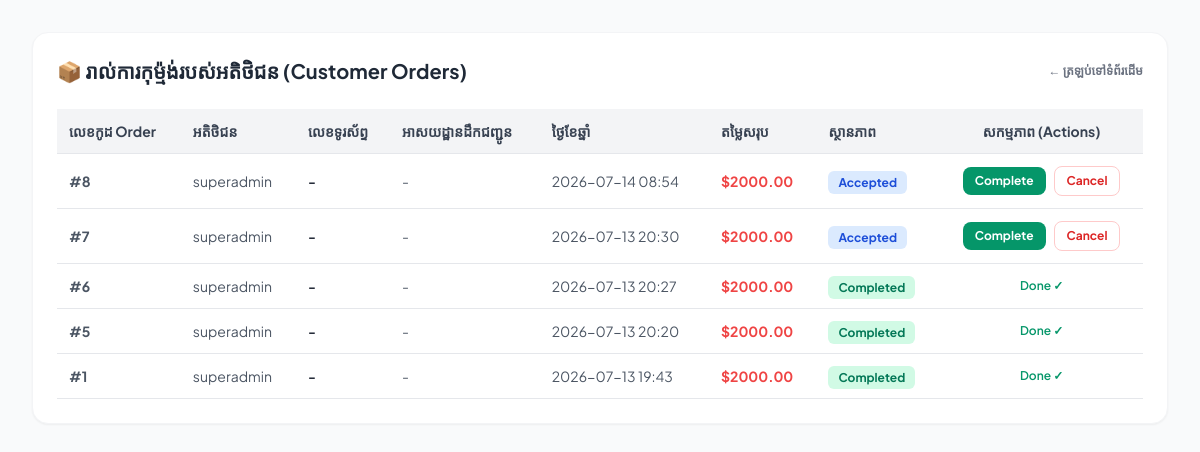
Page /admin-dashboard/orders/ (signed in) on the earlier database version.
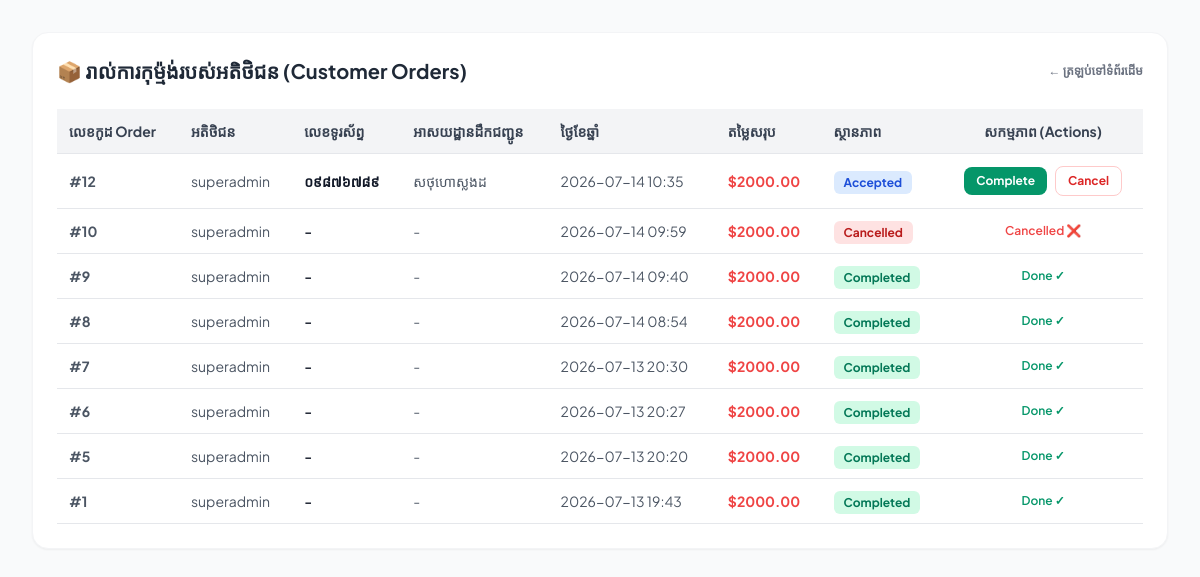
Same page on the later database version.
### adminsystem/models.py (models this page shows, shortened)
class Order(models.Model):
    STATUS_CHOICES = (
        ('Pending', 'Pending'),
        ('Accepted', 'Accepted'),
        ('Completed', 'Completed'),
        ('Cancelled', 'Cancelled'),
    )
    user = models.ForeignKey(User, on_delete=models.CASCADE, null=True, blank=True)
    total_price = models.DecimalField(max_digits=10, decimal_places=2, default=0.00)
    status = models.CharField(max_length=20, choices=STATUS_CHOICES, default='Pending')
    created_at = models.DateTimeField(auto_now_add=True)
    phone = models.CharField(max_length=20, blank=True, null=True)
    address = models.TextField(blank=True, null=True)

### adminsystem/views.py (the view)
# urls.py: path('admin-dashboard/orders/', views.admin_orders_view, name='admin_orders'),
@login_required(login_url='login')
def admin_orders_view(request):
    if not request.user.is_superuser:
        messages.error(request, "អ្នកគ្មានសិទ្ធិចូលមើលទំព័រនេះទេ!")
        return redirect('index')
    all_orders = Order.objects.all().order_by('-created_at')
    return render(request, 'admin_orders.html', {
        'orders': all_orders
    })

### adminsystem/views.py (called while the page is built)
def active_orders_count(request):
    if request.user.is_authenticated:
        count = Order.objects.filter(
            user=request.user,
            status__in=['Pending', 'Accepted']
        ).count()
        return {'active_orders_count': count}
    return {'active_orders_count': 0}

### adminsystem/templates/admin_orders.html (shortened to what the changed rows need)
<!DOCTYPE html>
<html lang="en">
<head>
    <script src="https://cdn.tailwindcss.com"></script>
</head>
<body class="bg-gray-50 p-8">
    <div class="max-w-7xl mx-auto bg-white p-6 rounded-2xl shadow-sm border border-gray-100">
        <div class="overflow-x-auto">
            <table class="w-full text-left border-collapse min-w-[900px]">
                <thead>
                    <tr class="bg-gray-100 text-gray-700 text-sm font-bold">
                        <th class="p-3 border-b border-gray-200">លេខកូដ Order</th>
                        <th class="p-3 border-b border-gray-200">អតិថិជន</th>
                        <th class="p-3 border-b border-gray-200">លេខទូរស័ព្ទ</th>
                        <th class="p-3 border-b border-gray-200">អាសយដ្ឋានដឹកជញ្ជូន</th>
                        <th class="p-3 border-b border-gray-200">ថ្ងៃខែឆ្នាំ</th>
                        <th class="p-3 border-b border-gray-200">តម្លៃសរុប</th>
                        <th class="p-3 border-b border-gray-200">ស្ថានភាព</th>
                        <th class="p-3 border-b border-gray-200 text-center">សកម្មភាព (Actions)</th>
                    </tr>
                </thead>
                <tbody>
                    {% for order in orders %}
                    <tr class="hover:bg-gray-50 text-gray-600 text-sm">
                        <td class="p-3 border-b border-gray-200 font-bold">#{{ order.id }}</td>
                        <td class="p-3 border-b border-gray-200">{{ order.user.username }}</td>
                        <td class="p-3 border-b border-gray-200 font-semibold text-gray-900">
                            {{ order.phone|default:"-" }}
                        </td>
                        <td class="p-3 border-b border-gray-200 max-w-[200px] truncate" title="{{ order.address }}">
                            {{ order.address|default:"-" }}
                        </td>
                        <td class="p-3 border-b border-gray-200">{{ order.created_at|date:"Y-m-d H:i" }}</td>
                        <td class="p-3 border-b border-gray-200 text-red-500 font-bold">${{ order.total_price }}</td>
                        <td class="p-3 border-b border-gray-200">
                            <span class="px-2.5 py-1 text-xs font-bold rounded-md
                                {% if order.status == 'Pending' %} bg-amber-100 text-amber-700
                                {% elif order.status == 'Accepted' %} bg-blue-100 text-blue-700
                                {% elif order.status == 'Completed' %} bg-emerald-100 text-emerald-700
                                {% else %} bg-red-100 text-red-700 {% endif %}">
                                {{ order.status }}
                            </span>
                        </td>
                        <td class="p-3 border-b border-gray-200 text-center">
                            <div class="flex items-center justify-center gap-2">
                                {% if order.status == 'Pending' %}
                                    <a href="{% url 'admin_accept_order' order.id %}"
                                       class="bg-blue-600 text-white px-3 py-1.5 text-xs font-bold rounded-lg hover:bg-blue-700 transition duration-150">
                                        Accept
                                    </a>
                                    <a href="{% url 'admin_cancel_order' order.id %}"
                                       class="bg-white text-red-600 border border-red-200 px-3 py-1.5 text-xs font-bold rounded-lg hover:bg-red-50 hover:text-red-700 transition duration-150"
                                       onclick="return confirm('តើអ្នកពិតជាចង់បដិសេធ/បោះបង់ Order នេះមែនទេ?');">
                                        Cancel
                                    </a>
                                {% elif order.status == 'Accepted' %}
                                    <a href="{% url 'admin_complete_order' order.id %}"
                                       class="bg-emerald-600 text-white px-3 py-1.5 text-xs font-bold rounded-lg hover:bg-emerald-700 transition duration-150">
                                        Complete
                                    </a>
                                    <a href="{% url 'admin_cancel_order' order.id %}"
                                       class="bg-white text-red-600 border border-red-200 px-3 py-1.5 text-xs font-bold rounded-lg hover:bg-red-50 hover:text-red-700 transition duration-150"
                                       onclick="return confirm('តើអ្នកពិតជាចង់បោះបង់ Order នេះមែនទេ?');">
                                        Cancel
                                    </a>
                                {% elif order.status == 'Cancelled' %}
                                    <span class="text-xs text-red-500 font-semibold">Cancelled ❌</span>
                                {% else %}
                                    <span class="text-xs text-emerald-600 font-semibold">Done ✓</span>
                                {% endif %}
                            </div>
                        </td>
                    </tr>
                    {% empty %}
                    <tr>
                        <td colspan="8" class="p-8 text-center text-gray-400">មិនទាន់មានអតិថិជនកម្ម៉ង់ឡើយទេ!</td>
                    </tr>
                    {% endfor %}
                </tbody>
            </table>
        </div>
    </div>
</body>
</html>

Differences in the rows shown:
added Order: id "12", user.username "superadmin", phone "០៩៨៧៦៧៨៩", address "សថុហោស្លងដ", created_at "2026-07-14 10:35", total_price "2000.00", status "Accepted", shows "Complete"
added Order: id "10", user.username "superadmin", phone "-", address "-", created_at "2026-07-14 09:59", total_price "2000.00", status "Cancelled", shows "Cancelled ❌"
added Order: id "9", user.username "superadmin", phone "-", address "-", created_at "2026-07-14 09:40", total_price "2000.00", status "Completed", shows "Done ✓"
changed Order id 8: status "Accepted" → "Completed"; status "Complete Cancel" → "Done ✓"
changed Order id 7: status "Accepted" → "Completed"; status "Complete Cancel" → "Done ✓"
